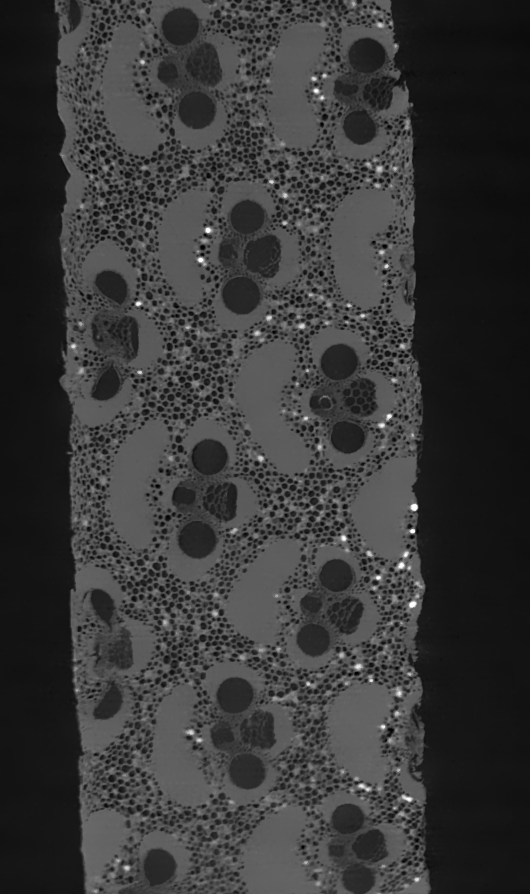
#> input picture trabalho08/TI_0001.tif, 530 x 894 px
$ jupyter execute task08.ipynb
#> lines starting #> are read from the running program, lines starting #| are printed output that depends on the picture; after the words box and inside, x2 and y2 are one past the last pixel; in counts of white or black regions, pixels touching at a corner belong together; long printed decimals are rounded
# Trabalho 8 - Segmentação de imagens

## Preâmbulo

Segmentação é um processo que se refere a dividir a imagem digital em regições, agrupamento de pixels, ou objetos, para simplificar ou mudar a representação da imagem de forma tornar a sua análise mais simples.

Pode-se destacar alguns tipos de segmentação, a saber:

* Baseadas em formatos
  * Detecção de pontos
  * Detecção de descontinuidades
  * Detecção de bordas
  * Detecção de linhas
* Baseada em características dos pixels
  * Segmentação de cores
  * Segimentação de intensidades
* Utilizando movimento
* Baseada em histograma

Técnicas de segmentação também podem ser usadas para adicionar meta-informações aos pixels, como formato e tamanho da região, de forma a facilitar a análise dos pixels individualmente.

## Código

O código, apresentado a seguir, é separado nos métodos:
* image_side_by_side - plota duas imagens lado a lado;
* get_channel - obtem um dos canais de cor da imagem.

[cell 1]
import numpy as np
import cv2 as cv
from matplotlib import pyplot as plt
from sklearn.metrics import mean_squared_error


def image_side_by_side(imgs, titles):
	imgs = [np.round(img).astype("uint8") for img in imgs]
	plt.subplot(121), plt.imshow(imgs[0], cmap='gray'), plt.title(titles[0])
	plt.subplot(122), plt.imshow(imgs[1], cmap='gray'), plt.title(titles[1])
	plt.show()

def get_channel(image, channel_number):
	channel_cn = np.zeros(image.shape[:2])
	for x in range(image.shape[0]):
		for y in range(image.shape[1]):
			channel_cn[x, y] = image[x, y][channel_number]
	return channel_cn

## Resultados

Primeiramente a imagem do bambu é carregada e se obtem sua versão em tons de cinza.

Então é aplicado um filtro OTSU para uma limiarização à sua versão em tons de cinza, e o resultado é comparado com a imagem original, foi utilizado o valor de threshold de 50 e limite 100 escolhidos empíricamente.

[cell 2]
img = cv.imread('TI_0001.tif')
#> img is the input picture: shape (894, 530, 3); min 0, max 255, mean 56.1
gray = cv.cvtColor(img, cv.COLOR_BGR2GRAY)
ret, thresh = cv.threshold(gray, 50, 100, cv.THRESH_OTSU)
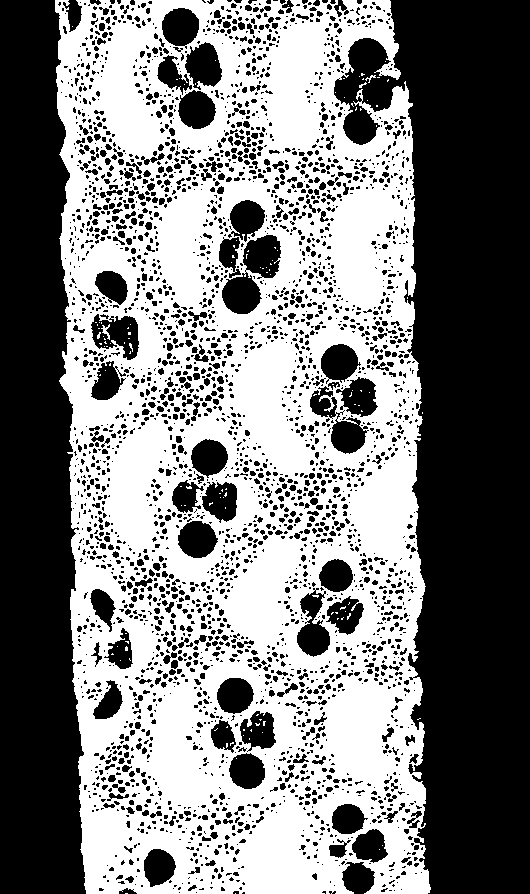
#> thresh: shape (894, 530); values 0 (black) and 100 (white), 49.5% white; 126 white regions (123 under 20 px), largest, box (x1, y1, x2, y2) and area: (55, 0, 431, 894) 234012, (101, 324, 110, 340) 56, (365, 75, 376, 83) 29
#> ret = 56

image_side_by_side([gray, thresh], ['Original', 'Threshold'])
#> in image_side_by_side, `imgs = [np.round(img).astype("uint8") for img in imgs]`: imgs = 2 items

Conforme pode ser visto, na imagem acima, a limiarização aplicada apresenta uma grande quantidade de ruído, então é aplicado um filtro morfológico de abertura com uma matriz 5x5 e 3 iterações para diminuir o ruído da imagem encontrada.

[cell 3]
kernel = np.ones((5, 5), np.uint8)
opening = cv.morphologyEx(thresh, cv.MORPH_OPEN, kernel, iterations=3)
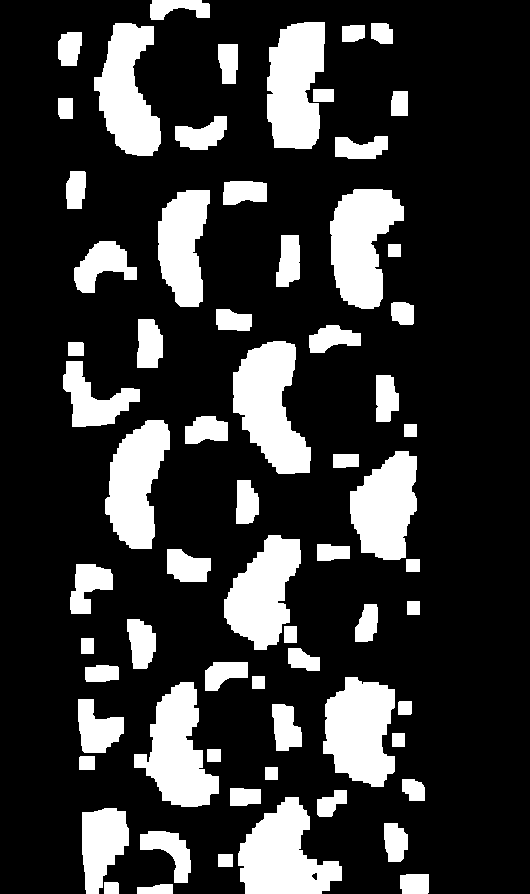
#> opening: shape (894, 530); values 0 (black) and 100 (white), 21.2% white; 67 white regions, largest, box (x1, y1, x2, y2) and area: (233, 341, 311, 474) 6393, (238, 797, 342, 894) 6144, (330, 189, 404, 309) 5921
image_side_by_side([thresh, opening], ['Original', 'Noise removal'])
#> in image_side_by_side (call 2), `plt.show()`:
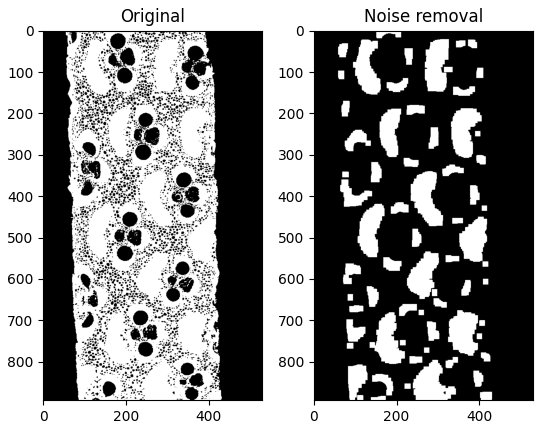
#> figure drawn by matplotlib, 2 panels

Conforme pode-se ver acima, o filtro foi bastante efetivo na detecção de ruído e temos uma imagem bem mais próxima das esclerênquimas.

Agora utilizando a segmentação obtida após o filtro de redução de ruídos para colorir a estes segmentos na imagem original temos o seguinte resultado.

[cell 4]
colorir = np.array(img, copy=True)

print(f"Valores encontrados: {np.unique(opening)}")
#| Valores encontrados: [  0 100]

for x in range(colorir.shape[0]):
	for y in range(colorir.shape[1]):
		# print(f"{x},{y}={opening[x, y]}")
		if opening[x, y] >= 100:
			colorir[x, y] = np.array([0, 255, 0])
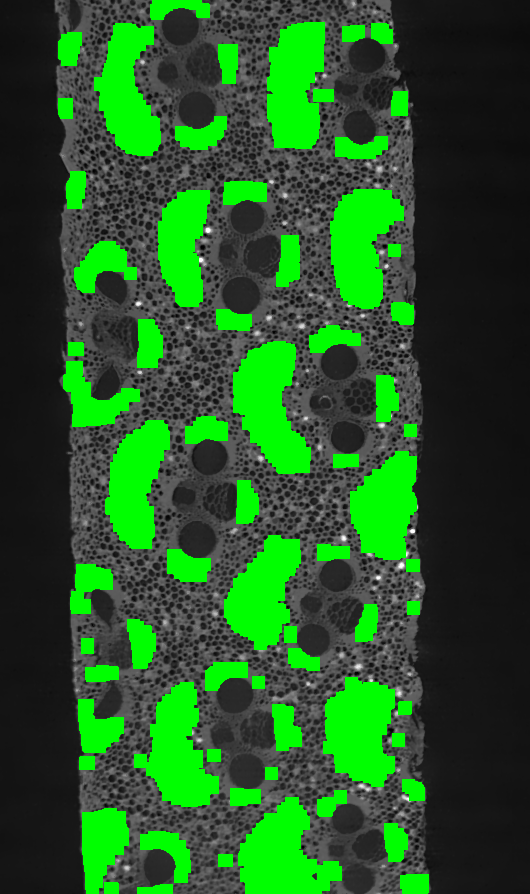
#> colorir: shape (894, 530, 3); mean B, G, R 36.6, 90.6, 36.6


image_side_by_side([img, colorir], ['Original', 'Segmentado'])

Agora comparando a imagem encontrada com aquela fornecida como resultado esperado pode-se ver que as mesmas esclerênquimas foram econtradas, contudo o resultado esperado apresenta regiões mais suaves.

[cell 5]
esperado = cv.imread('ResultadoEsperado.png')
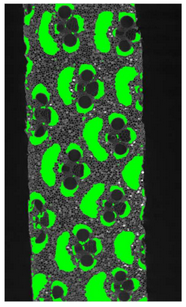
#> input picture trabalho08/ResultadoEsperado.png, 186 x 307 px
#> esperado is the input picture: shape (307, 186, 3); mean B, G, R 54.8, 96.9, 54.7
cy = [5, 181]
cx = [4, 301]
colorir = cv.resize(colorir, (esperado.shape[1], esperado.shape[0]))
#> colorir: shape (307, 186, 3)
colorir = colorir[cx[0]:cx[1], cy[0]:cy[1]]
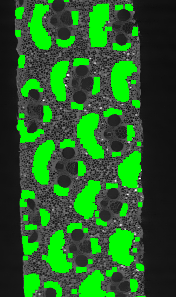
#> colorir: shape (297, 176, 3); mean B, G, R 37.7, 94.6, 37.7
esperado = esperado[cx[0]:cx[1], cy[0]:cy[1]]
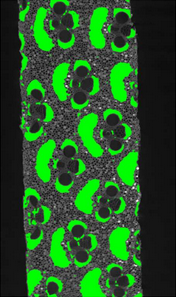
#> esperado: shape (297, 176, 3); mean B, G, R 38.4, 84.3, 38.2
image_side_by_side([colorir, esperado], ['Segmentado', 'Esperado'])

Para fazer uma comparação mais quantitativa, a imagem segmentada foi redimensionada para o tamanho da imagem esperada e foram cortadas para remover o contorno branco de modo a diminuir erros na comparação.

Foi utilizado o erro quadrático médio para comparar os erros para cada um dos canais da imagem, podemos ver que o erro foi muito maior no canal B e foi diminuindo sucessivamente nos outros canais.

Contudo a segmentação foi destacada apenas com verde puro, desta forma os erros nos outros canais podem ser causados por outros problemas na comparação da imagem, o arquivo utilizado nesse trabalho utiliza codificação TIFF enquanto a imagem esperada utiliza codificação PNG, além de ter sido necessário adaptar o tamanho imagem sendo trabalhada para adequar à imagem esperada, sendo ambos possíveis geradores de erros.

[cell 6]
print(f"B={mean_squared_error(get_channel(colorir, 0), get_channel(esperado, 1))}, "
	  f"G={mean_squared_error(get_channel(colorir, 1), get_channel(esperado, 1))}, "
	  f"R={mean_squared_error(get_channel(colorir, 2), get_channel(esperado, 2))}")
#> call 2 of get_channel, with channel_number = 1
#> in get_channel (call 2), `channel_cn = np.zeros(image.shape[:2])`: channel_cn: shape (297, 176) float64; every value is 0
#> after the loop in get_channel (call 2), `for x in range(image.shape[0]):`:
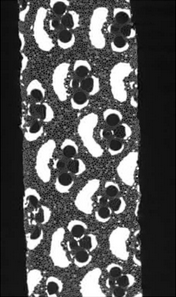
#> channel_cn: shape (297, 176) float64; min 0, max 255, mean 84.3
#> call 3 of get_channel, with channel_number = 1
#> after the loop in get_channel (call 3), `for x in range(image.shape[0]):`:
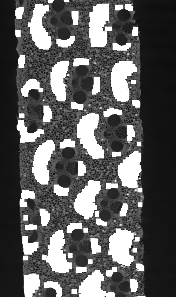
#> channel_cn: shape (297, 176) float64; min 3, max 255, mean 94.6
#> after the loop in get_channel (call 6), `for x in range(image.shape[0]):`:
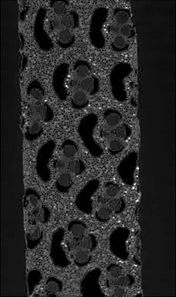
#> channel_cn: shape (297, 176) float64; min 0, max 255, mean 38.2
#| B=10660.915, G=4284.772, R=939.290
